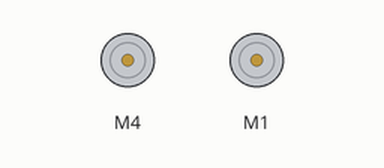
The sketch below on a simulated Arduino Uno, built with avr-gcc and run on an emulated ATmega328P. Shown: 2 × DC motor (green arrow = forward, orange = backward, longer = faster). What the sketch prints to the serial monitor is not drawn.

Above: at 10.7 s.
Timing chart, 0 to 14.7 s (numbered marks = the images above):
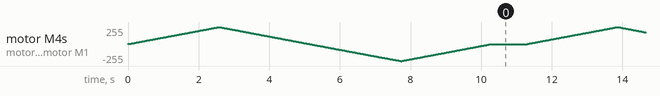

The sketch:

MotorTest.ino
```cpp
// (licence header left out)
#include <AFMotor.h>

AF_DCMotor motor4(4);
AF_DCMotor motor1(1, MOTOR12_64KHZ);

void setup()
{
  Serial.begin(9600); // set up Serial library at 9600 bps
  Serial.println("Motor test!");

  // turn on motor
  motor4.setSpeed(200);
  motor1.setSpeed(200);

  motor4.run(RELEASE);
  motor1.run(RELEASE);
}

void loop()
{
  uint8_t i;

  Serial.print("tick");

  motor4.run(FORWARD);
  motor1.run(FORWARD);
  for (i = 0; i < 255; i++)
  {
    Serial.println("Forward");
    motor4.setSpeed(i);
    motor1.setSpeed(i);
    delay(10);
  }

  for (i = 255; i != 0; i--)
  {
    motor4.setSpeed(i);
    motor1.setSpeed(i);
    delay(10);
  }

  Serial.print("tock");

  motor4.run(BACKWARD);
  motor1.run(BACKWARD);
  for (i = 0; i < 255; i++)
  {
    Serial.println("Backward");
    motor4.setSpeed(i);
    motor1.setSpeed(i);
    delay(10);
  }

  for (i = 255; i != 0; i--)
  {
    motor4.setSpeed(i);
    motor1.setSpeed(i);
    delay(10);
  }

  Serial.print("tech");
  motor4.run(RELEASE);
  motor1.run(RELEASE);
  delay(1000);
}
```
